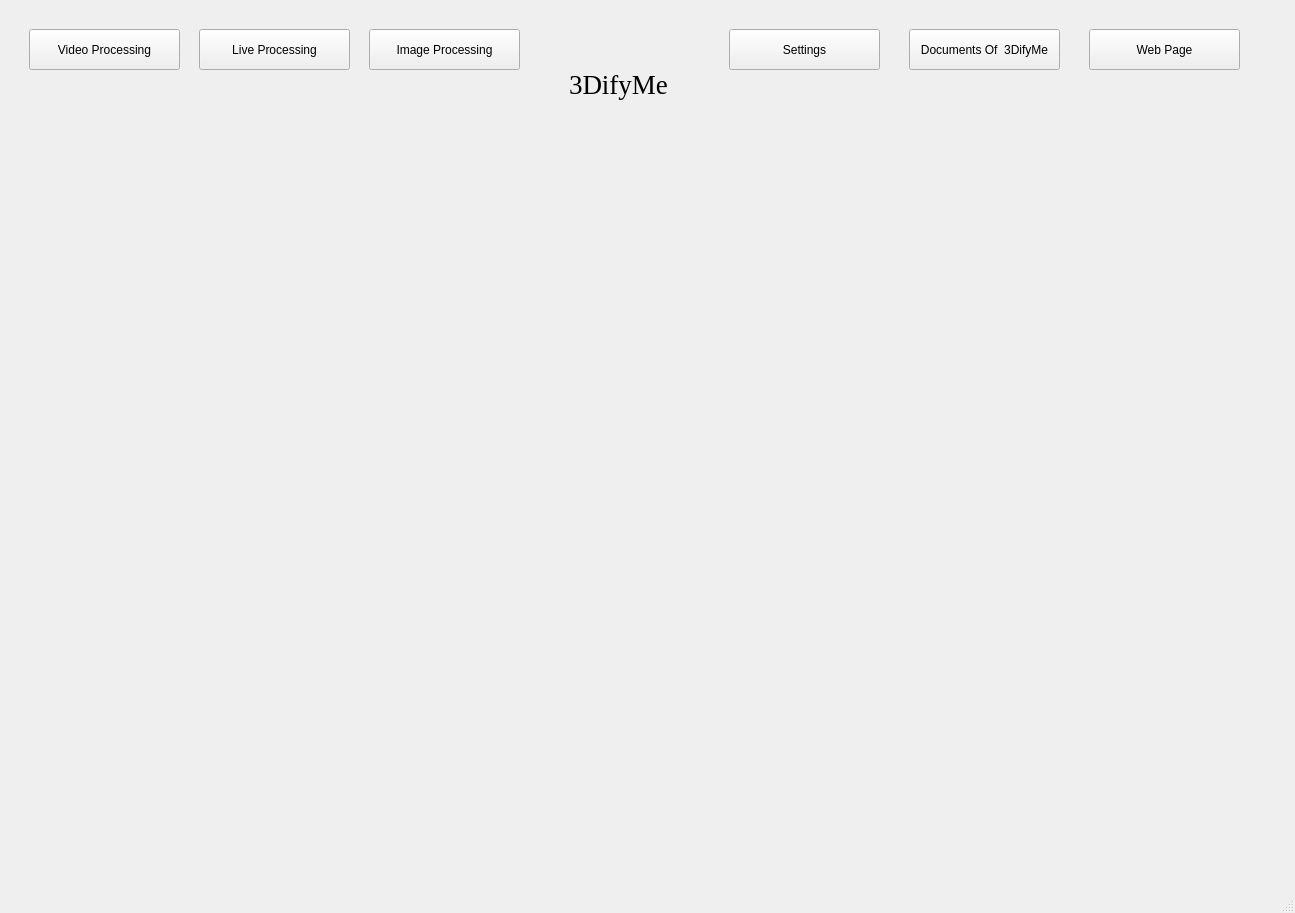
<?xml version="1.0" encoding="UTF-8"?>
<ui version="4.0">
 <class>MainWindow</class>
 <widget class="QMainWindow" name="MainWindow">
  <property name="geometry">
   <rect>
    <x>0</x>
    <y>0</y>
    <width>1295</width>
    <height>913</height>
   </rect>
  </property>
  <property name="windowTitle">
   <string>MainWindow</string>
  </property>
  <widget class="QWidget" name="centralwidget">
   <widget class="QStackedWidget" name="stackedWidget">
    <property name="geometry">
     <rect>
      <x>19</x>
      <y>19</y>
      <width>1261</width>
      <height>821</height>
     </rect>
    </property>
    <widget class="QWidget" name="page">
     <widget class="QPushButton" name="pushButton_toPage1">
      <property name="geometry">
       <rect>
        <x>10</x>
        <y>10</y>
        <width>151</width>
        <height>41</height>
       </rect>
      </property>
      <property name="text">
       <string>Video Processing</string>
      </property>
     </widget>
     <widget class="QPushButton" name="pushButton_toPage2">
      <property name="geometry">
       <rect>
        <x>180</x>
        <y>10</y>
        <width>151</width>
        <height>41</height>
       </rect>
      </property>
      <property name="text">
       <string>Live Processing</string>
      </property>
     </widget>
     <widget class="QPushButton" name="pushButton_toPage3">
      <property name="geometry">
       <rect>
        <x>350</x>
        <y>10</y>
        <width>151</width>
        <height>41</height>
       </rect>
      </property>
      <property name="text">
       <string>Image Processing</string>
      </property>
     </widget>
     <widget class="QLabel" name="label">
      <property name="geometry">
       <rect>
        <x>550</x>
        <y>40</y>
        <width>121</width>
        <height>51</height>
       </rect>
      </property>
      <property name="font">
       <font>
        <family>Times New Roman</family>
        <pointsize>20</pointsize>
       </font>
      </property>
      <property name="text">
       <string>3DifyMe</string>
      </property>
     </widget>
     <widget class="QPushButton" name="pushButton">
      <property name="geometry">
       <rect>
        <x>710</x>
        <y>10</y>
        <width>151</width>
        <height>41</height>
       </rect>
      </property>
      <property name="text">
       <string>Settings</string>
      </property>
     </widget>
     <widget class="QPushButton" name="pushButton_2">
      <property name="geometry">
       <rect>
        <x>890</x>
        <y>10</y>
        <width>151</width>
        <height>41</height>
       </rect>
      </property>
      <property name="text">
       <string>Documents Of  3DifyMe</string>
      </property>
     </widget>
     <widget class="QPushButton" name="pushButton_3">
      <property name="geometry">
       <rect>
        <x>1070</x>
        <y>10</y>
        <width>151</width>
        <height>41</height>
       </rect>
      </property>
      <property name="text">
       <string>Web Page</string>
      </property>
     </widget>
    </widget>
    <widget class="QWidget" name="page_4">
     <widget class="QPushButton" name="pushButton_backFromPage2">
      <property name="geometry">
       <rect>
        <x>10</x>
        <y>10</y>
        <width>151</width>
        <height>41</height>
       </rect>
      </property>
      <property name="text">
       <string>Main Menu</string>
      </property>
     </widget>
     <widget class="QLabel" name="label_2">
      <property name="geometry">
       <rect>
        <x>550</x>
        <y>40</y>
        <width>121</width>
        <height>51</height>
       </rect>
      </property>
      <property name="font">
       <font>
        <family>Times New Roman</family>
        <pointsize>20</pointsize>
       </font>
      </property>
      <property name="text">
       <string>3DifyMe</string>
      </property>
     </widget>
    </widget>
    <widget class="QWidget" name="page_2">
     <widget class="QLabel" name="label_camera1">
      <property name="geometry">
       <rect>
        <x>40</x>
        <y>110</y>
        <width>561</width>
        <height>691</height>
       </rect>
      </property>
      <property name="text">
       <string>TextLabel</string>
      </property>
     </widget>
     <widget class="QLabel" name="label_camera2">
      <property name="geometry">
       <rect>
        <x>650</x>
        <y>100</y>
        <width>551</width>
        <height>701</height>
       </rect>
      </property>
      <property name="text">
       <string>TextLabel</string>
      </property>
     </widget>
     <widget class="QPushButton" name="pushButton_backFromPage1">
      <property name="geometry">
       <rect>
        <x>10</x>
        <y>0</y>
        <width>151</width>
        <height>41</height>
       </rect>
      </property>
      <property name="text">
       <string>Main Menu</string>
      </property>
     </widget>
     <widget class="QLabel" name="label_3">
      <property name="geometry">
       <rect>
        <x>550</x>
        <y>40</y>
        <width>121</width>
        <height>51</height>
       </rect>
      </property>
      <property name="font">
       <font>
        <family>Times New Roman</family>
        <pointsize>20</pointsize>
       </font>
      </property>
      <property name="text">
       <string>3DifyMe</string>
      </property>
     </widget>
    </widget>
    <widget class="QWidget" name="page_3">
     <widget class="QPushButton" name="pushButton_backFromPage3">
      <property name="geometry">
       <rect>
        <x>10</x>
        <y>10</y>
        <width>151</width>
        <height>41</height>
       </rect>
      </property>
      <property name="text">
       <string>Main Menu</string>
      </property>
     </widget>
     <widget class="QLabel" name="label_4">
      <property name="geometry">
       <rect>
        <x>550</x>
        <y>40</y>
        <width>121</width>
        <height>51</height>
       </rect>
      </property>
      <property name="font">
       <font>
        <family>Times New Roman</family>
        <pointsize>20</pointsize>
       </font>
      </property>
      <property name="text">
       <string>3DifyMe</string>
      </property>
     </widget>
    </widget>
   </widget>
  </widget>
  <widget class="QMenuBar" name="menubar">
   <property name="geometry">
    <rect>
     <x>0</x>
     <y>0</y>
     <width>1295</width>
     <height>26</height>
    </rect>
   </property>
  </widget>
  <widget class="QStatusBar" name="statusbar"/>
 </widget>
 <resources/>
 <connections/>
</ui>
